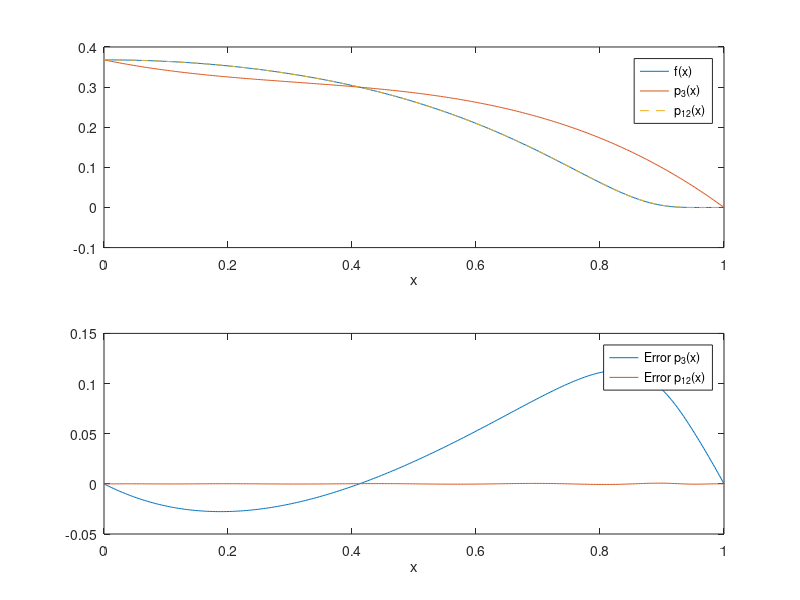

MATLAB code for this plot:
x = linspace(0, 1, 401);

% the natural mollifier function to interpolate on range [0, 1]
% (defined to be exactly 0 at x = 1, where the formula is singular)
f = exp(1./(x.^2 - 1));
f(x >= 1) = 0;

% numerator of the chebyshev barycentric polynomial interpolation
n = -1*exp(-8/5)./(x-3/4) + 1*exp(-8/7)./(x-1/4) - 1/2*exp(-1)./x;

% denominator
d = 1/2./(x-1) - 1./(x-3/4) + 1./(x-1/4) - 1/2./x;

% interpolating polynomial (n./d is 0/0-removable at node x = 0)
p = n./d;
p(x == 1) = 0;
p(x == 3/4) = exp(-8/5);
p(x == 1/4) = exp(-8/7);
p(x == 0) = exp(-1);

% 13 fitting points -> 12-order polynomial p12(x)
nNodes = 13;
nOrder = nNodes - 1;
j = 0:nOrder;
% Chebyshev nodes on [-1, 1], mapped onto the domain [0, 1]
xj = (1 - cos(j*pi/nOrder))/2;
fj = exp(-1./(1 - xj.^2));
fj(xj >= 1) = 0;

% barycentric weights for chebyshev
w = (-1).^j;
w(1) = 1/2*w(1);
w(nNodes) = 1/2*w(nNodes);

% barycentric form of the interpolating polynomial
p12 = zeros(size(x));
for k = 1:numel(x)
    xk = x(k);
    match = find(xk == xj, 1);
    if ~isempty(match)
        p12(k) = fj(match);
    else
        terms = w ./ (xk - xj);
        p12(k) = sum(terms .* fj) / sum(terms);
    end
end

% Error/RMS calcs
error_p = p-f;
error_p12 = p12-f;
rms_p = sqrt(sum(error_p.^2)/length(x))
rms_p12 = sqrt(sum((error_p12).^2)/length(x))

% plot
figure(1)
subplot(2, 1, 1)
plot(x, f, x, p, x, p12, '--')
xlabel("x")
legend("f(x)", "p_{3}(x)", "p_{12}(x)")

subplot(2, 1, 2)
plot(x, error_p, x, error_p12)
xlabel("x")
legend("Error p_{3}(x)", "Error p_{12}(x)")
